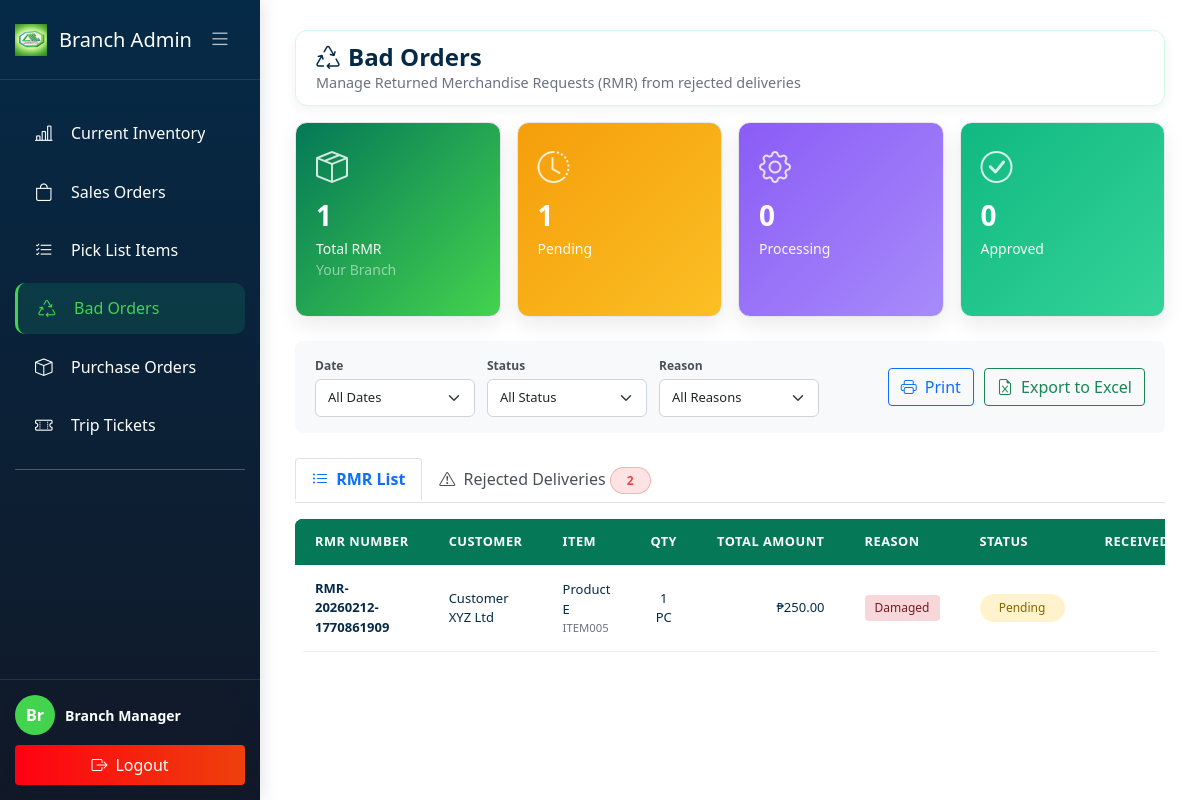
The page /BranchAdmin/bad_orders.php (signed in) on the database its author committed.
### tables this page shows
CREATE TABLE `rmr_requests` (
  `rmr_id` int(11) NOT NULL,
  `delivery_id` int(10) UNSIGNED DEFAULT NULL,
  `rmr_number` varchar(50) NOT NULL,
  `so_id` int(11) DEFAULT NULL,
  `customer_id` int(11) NOT NULL,
  `item_id` int(11) NOT NULL,
  `return_quantity` int(11) NOT NULL,
  `return_reason` enum('damaged','expired','wrong-item','quality','overstock','other') NOT NULL,
  `reason_details` text DEFAULT NULL,
  `rmr_status` enum('pending','processing','approved','rejected','resolved') DEFAULT 'pending',
  `received_date` datetime DEFAULT NULL,
  `received_by` int(11) DEFAULT NULL,
  `inspector_name` varchar(100) DEFAULT NULL,
  `inspection_type` enum('visual','functional','lab','sample') DEFAULT NULL,
  `disposition_type` enum('credit','refund','replacement','disposal','return-to-supplier') DEFAULT NULL,
  `created_at` timestamp NOT NULL DEFAULT current_timestamp(),
  `updated_at` timestamp NOT NULL DEFAULT current_timestamp() ON UPDATE current_timestamp(),
  `branch_id` int(11) DEFAULT NULL
);

CREATE TABLE `customers` (
  `customer_id` int(11) NOT NULL,
  `customer_name` varchar(100) NOT NULL,
  `customer_code` varchar(50) NOT NULL,
  `contact_person` varchar(100) DEFAULT NULL,
  `email` varchar(100) DEFAULT NULL,
  `phone_number` varchar(20) DEFAULT NULL,
  `address` varchar(255) DEFAULT NULL,
  `city` varchar(50) DEFAULT NULL,
  `longitude` decimal(10,6) DEFAULT NULL,
  `latitude` decimal(10,8) DEFAULT NULL,
  `credit_limit` decimal(12,2) DEFAULT 0.00,
  `credit_used` decimal(12,2) DEFAULT 0.00,
  `status` enum('active','inactive','suspended') DEFAULT 'active',
  `created_at` timestamp NOT NULL DEFAULT current_timestamp(),
  `updated_at` timestamp NOT NULL DEFAULT current_timestamp() ON UPDATE current_timestamp(),
  `branch_id` int(11) DEFAULT NULL,
  `full_address` text DEFAULT NULL,
  `delivery_instructions` text DEFAULT NULL
);

CREATE TABLE `items` (
  `item_id` int(11) NOT NULL,
  `item_code` varchar(50) NOT NULL,
  `item_name` varchar(150) NOT NULL,
  `description` text DEFAULT NULL,
  `category` varchar(100) DEFAULT NULL,
  `stock` int(11) NOT NULL,
  `unit_type` enum('case','inner-pack','piece','box','carton') DEFAULT 'piece',
  `unit_price` decimal(10,2) NOT NULL,
  `reorder_level` int(11) DEFAULT 50,
  `status` enum('active','inactive','discontinued') DEFAULT 'active',
  `created_at` timestamp NOT NULL DEFAULT current_timestamp(),
  `updated_at` timestamp NOT NULL DEFAULT current_timestamp() ON UPDATE current_timestamp(),
  `branch_id` int(11) DEFAULT NULL
);

### BranchAdmin/bad_orders.php (the view, shortened to what the rows shown need)
<?php
require_once '../config/database.php';
$branch_id = $_SESSION['branch_id'] ?? 0;
$view_all_branches = $_SESSION['view_all_branches'] ?? false;
$rmr_branch_column_exists = false;
$check_rmr_column = $conn->query("SHOW COLUMNS FROM rmr_requests LIKE 'branch_id'");
if ($check_rmr_column && $check_rmr_column->num_rows > 0) {
    $rmr_branch_column_exists = true;
}
$rmr_branch_condition = "";
if ($rmr_branch_column_exists && !$view_all_branches) {
    $rmr_branch_condition = "AND r.branch_id = $branch_id";
}
$rmr_query = "
    SELECT
        r.rmr_id,
        r.rmr_number,
        r.delivery_id,
        r.so_id,
        r.return_quantity,
        r.return_reason,
        r.reason_details,
        r.rmr_status,
        r.received_date,
        r.inspector_name,
        r.inspection_type,
        r.disposition_type,
        r.branch_id,
        r.created_at,
        r.updated_at,
        c.customer_name,
        c.customer_id,
        i.item_id,
        i.item_code,
        i.item_name,
        i.unit_price,
        i.unit_type,
        b.branch_name,
        CONCAT(u.first_name, ' ', u.last_name) as received_by_name,
        d.delivery_status as source_delivery_status,
        d.delivery_date as source_delivery_date
    FROM rmr_requests r
    JOIN customers c ON r.customer_id = c.customer_id
    JOIN items i ON r.item_id = i.item_id
    LEFT JOIN branches b ON r.branch_id = b.branch_id
    LEFT JOIN users u ON r.received_by = u.user_id
    LEFT JOIN deliveries d ON r.delivery_id = d.delivery_id
    WHERE 1=1
    $rmr_branch_condition
    ORDER BY r.created_at DESC, r.rmr_id DESC
";
$rmr_result = $conn->query($rmr_query);
if (!$rmr_result) {
    $rmr_requests = [];
    error_log("RMR Query Error: " . $conn->error);
} else {
    $rmr_requests = $rmr_result->fetch_all(MYSQLI_ASSOC);
}
$pending_rmr = count(array_filter($rmr_requests, fn($r) => $r['rmr_status'] === 'pending'));
$processing_rmr = count(array_filter($rmr_requests, fn($r) => $r['rmr_status'] === 'processing'));
$approved_rmr = count(array_filter($rmr_requests, fn($r) => $r['rmr_status'] === 'approved'));
$statPendingRMR = $pending_rmr;
$statProcessingRMR = $processing_rmr;
$statApprovedRMR = $approved_rmr;
function getRMRStatusClass($status) {
    return match($status) {
        'pending' => 'status-pending',
        'processing' => 'status-processing',
        'approved' => 'status-approved',
        'rejected' => 'status-rejected',
        'resolved' => 'status-resolved',
        default => 'status-pending'
    };
}
function getRMRStatusText($status) {
    return match($status) {
        'pending' => 'Pending',
        'processing' => 'Processing',
        'approved' => 'Approved',
        'rejected' => 'Rejected',
        'resolved' => 'Resolved',
        default => ucfirst($status)
    };
}
function getReturnReasonClass($reason) {
    return match($reason) {
        'damaged' => 'reason-damaged',
        'expired' => 'reason-expired',
        'wrong-item' => 'reason-wrong-item',
        'quality' => 'reason-quality',
        'overstock' => 'reason-overstock',
        'other' => 'reason-other',
        default => 'reason-other'
    };
}
function getReturnReasonText($reason) {
    return match($reason) {
        'damaged' => 'Damaged',
        'expired' => 'Expired',
        'wrong-item' => 'Wrong Item',
        'quality' => 'Quality Issue',
        'overstock' => 'Overstock',
        'other' => 'Other',
        default => ucfirst($reason)
    };
}
function getUnitText($unit) {
    return match($unit) {
        'case' => 'CS',
        'inner-pack' => 'IP',
        'piece' => 'PC',
        'box' => 'BX',
        'carton' => 'CTN',
        default => strtoupper(substr($unit, 0, 2))
    };
}
function formatDate($dateTimeStr) {
    if (!$dateTimeStr) return '';
    $date = new DateTime($dateTimeStr);
    return $date->format('M d, Y H:i');
}
?>
<!DOCTYPE html>
<html lang="en">
<head>
    <link rel="stylesheet" href="../css/current_inventory.css">
    <link rel="stylesheet" href="../css/bad_orders.css">
    <link href="https://cdn.jsdelivr.net/npm/bootstrap@5.1.3/dist/css/bootstrap.min.css" rel="stylesheet">
    <link rel="stylesheet" href="https://cdn.jsdelivr.net/npm/bootstrap-icons@1.8.1/font/bootstrap-icons.css">
    <link href="https://cdn.jsdelivr.net/npm/sweetalert2@11/dist/sweetalert2.min.css" rel="stylesheet">
</head>
<body>
    <div id="appPage">
        <div class="main-content" id="mainContent">
            <div class="page-content active">
                <div class="navbar-top">
                    <div class="page-title">
                        <h2><i class="bi bi-recycle me-2"></i>Bad Orders</h2>
                    </div>
                </div>
                <div class="row g-3 mb-4">
                    <div class="col-md-3 col-6">
                        <div class="stat-card pending">
                            <i class="bi bi-clock-history stat-icon"></i>
                            <div class="stat-value"><?= $statPendingRMR ?></div>
                            <div class="stat-label">Pending</div>
                        </div>
                    </div>
                    <div class="col-md-3 col-6">
                        <div class="stat-card processing">
                            <i class="bi bi-gear stat-icon"></i>
                            <div class="stat-value"><?= $statProcessingRMR ?></div>
                            <div class="stat-label">Processing</div>
                        </div>
                    </div>
                    <div class="col-md-3 col-6">
                        <div class="stat-card approved">
                            <i class="bi bi-check-circle stat-icon"></i>
                            <div class="stat-value"><?= $statApprovedRMR ?></div>
                            <div class="stat-label">Approved</div>
                        </div>
                    </div>
                </div>
                <div class="tab-content" id="rmrTabsContent">
                    <div class="tab-pane fade show active" id="rmr-list" role="tabpanel">
                        <div class="table-responsive">
                            <table class="table rmr-table" id="rmrTable">
                                <thead>
                                    <tr>
                                        <th class="col-rmr">RMR NUMBER</th>
                                        <th class="col-customer">CUSTOMER</th>
                                        <th class="col-item">ITEM</th>
                                        <th class="col-qty">QTY</th>
                                        <th class="col-amount">TOTAL AMOUNT</th>
                                        <th class="col-reason">REASON</th>
                                        <th class="col-status">STATUS</th>
                                        <th class="col-received">RECEIVED DATE</th>
                                    </tr>
                                </thead>
                                <tbody id="rmrTableBody">
                                    <?php if (empty($rmr_requests)): ?>
                                    <tr>
                                        <td colspan="<?= ($rmr_branch_column_exists && $view_all_branches) ? '10' : '9' ?>" class="empty-state-table">
                                            <i class="bi bi-inbox"></i>
                                            <h5>No Returned Merchandise Requests</h5>
                                            <p class="text-muted">
                                                RMR requests are created from rejected deliveries.
                                                <?php if ($rmr_branch_column_exists && !$view_all_branches): ?>
                                                    <br>No requests found for your branch.
                                                <?php endif; ?>
                                            </p>
                                        </td>
                                    </tr>
                                    <?php else: ?>
                                        <?php foreach ($rmr_requests as $rmr):
                                            $totalAmount = $rmr['return_quantity'] * $rmr['unit_price'];
                                        ?>
                                        <tr class="rmr-row"
                                            data-id="<?= $rmr['rmr_id'] ?>"
                                            data-rmr-number="<?= htmlspecialchars($rmr['rmr_number']) ?>"
                                            data-status="<?= $rmr['rmr_status'] ?>"
                                            data-reason="<?= $rmr['return_reason'] ?>"
                                            data-received-date="<?= $rmr['received_date'] ?>"
                                            data-quantity="<?= $rmr['return_quantity'] ?>"
                                            data-branch="<?= $rmr['branch_id'] ?? '' ?>">
                                            <td class="col-rmr"><strong><?= htmlspecialchars($rmr['rmr_number']) ?></strong></td>
                                            <td class="col-customer"><?= htmlspecialchars($rmr['customer_name']) ?></td>
                                            <td class="col-item">
                                                <?= htmlspecialchars($rmr['item_name']) ?>
                                                <small class="d-block text-muted"><?= htmlspecialchars($rmr['item_code']) ?></small>
                                            </td>
                                            <td class="col-qty"><?= $rmr['return_quantity'] ?> <?= getUnitText($rmr['unit_type']) ?></td>
                                            <td class="col-amount">₱<?= number_format($totalAmount, 2) ?></td>
                                            <td class="col-reason">
                                                <span class="return-reason <?= getReturnReasonClass($rmr['return_reason']) ?>">
                                                    <?= getReturnReasonText($rmr['return_reason']) ?>
                                                </span>
                                            </td>
                                            <td class="col-status">
                                                <span class="status-badge <?= getRMRStatusClass($rmr['rmr_status']) ?>">
                                                    <?= getRMRStatusText($rmr['rmr_status']) ?>
                                                </span>
                                            </td>
                                            <td class="col-received"><?= formatDate($rmr['received_date']) ?></td>
                                        </tr>
                                        <?php endforeach; ?>
                                    <?php endif; ?>
                                </tbody>
                            </table>
                        </div>
                    </div>
                </div>
            </div>
        </div>
    </div>
</body>
</html>

### rows shown on the page
rmr_requests: rmr_status "1", rmr_status "0", rmr_number "RMR-20260212-1770861909", customer.customer_name "Customer XYZ Ltd", item.item_name "Product E", item.item_code "ITEM005", return_quantity "1", item.unit_type "PC", item.unit_price "250.00", return_reason "Damaged", rmr_status "Pending"

### other values the page prints
substr($user_name, 0, 2) "Br"
$user_name "Branch Manager"
$statTotalRMR "1"
count($rejected_deliveries) "2"
